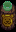

Tiled map render using the project's own tile images. Description and the whole map definition, tile-layer contents included, below:
An orthogonal 1x2 tile map with 16x16 px tiles, 5 tile layers (Back, Buildings, Front, Paths, ...) and 1 object (TileData).

<map version="1.10" tiledversion="1.10.2" orientation="orthogonal" renderorder="right-down" width="1" height="2" tilewidth="16" tileheight="16" infinite="0" nextlayerid="11" nextobjectid="2">
 <tileset firstgid="1" name="z_gunnar shop" tilewidth="16" tileheight="16" tilecount="2" columns="1">
  <image source="z_gunnar shop.png" width="16" height="32" />
  <tile id="0">
   <properties>
    <property name="Passable" value="T" />
   </properties>
  </tile>
 </tileset>
 <layer id="1" name="Back" width="1" height="2">
  <data encoding="csv">
0,
0
</data>
 </layer>
 <layer id="2" name="Buildings" width="1" height="2">
  <data encoding="csv">
0,
2
</data>
 </layer>
 <layer id="3" name="Front" width="1" height="2">
  <data encoding="csv">
1,
0
</data>
 </layer>
 <layer id="4" name="Paths" width="1" height="2">
  <data encoding="csv">
0,
0
</data>
 </layer>
 <layer id="5" name="AlwaysFront" width="1" height="2">
  <data encoding="csv">
0,
0
</data>
 </layer>
 <objectgroup id="6" name="Back" />
 <objectgroup id="7" name="Buildings">
  <object id="1" name="TileData" x="0" y="0" width="16" height="32">
   <properties>
    <property name="Action" value="OpenShop MadDog.HashtagBearFam_GunShop none 600 2400" />
   </properties>
  </object>
 </objectgroup>
 <objectgroup id="8" name="Front" />
 <objectgroup id="9" name="Paths" />
 <objectgroup id="10" name="AlwaysFront" />
</map>
